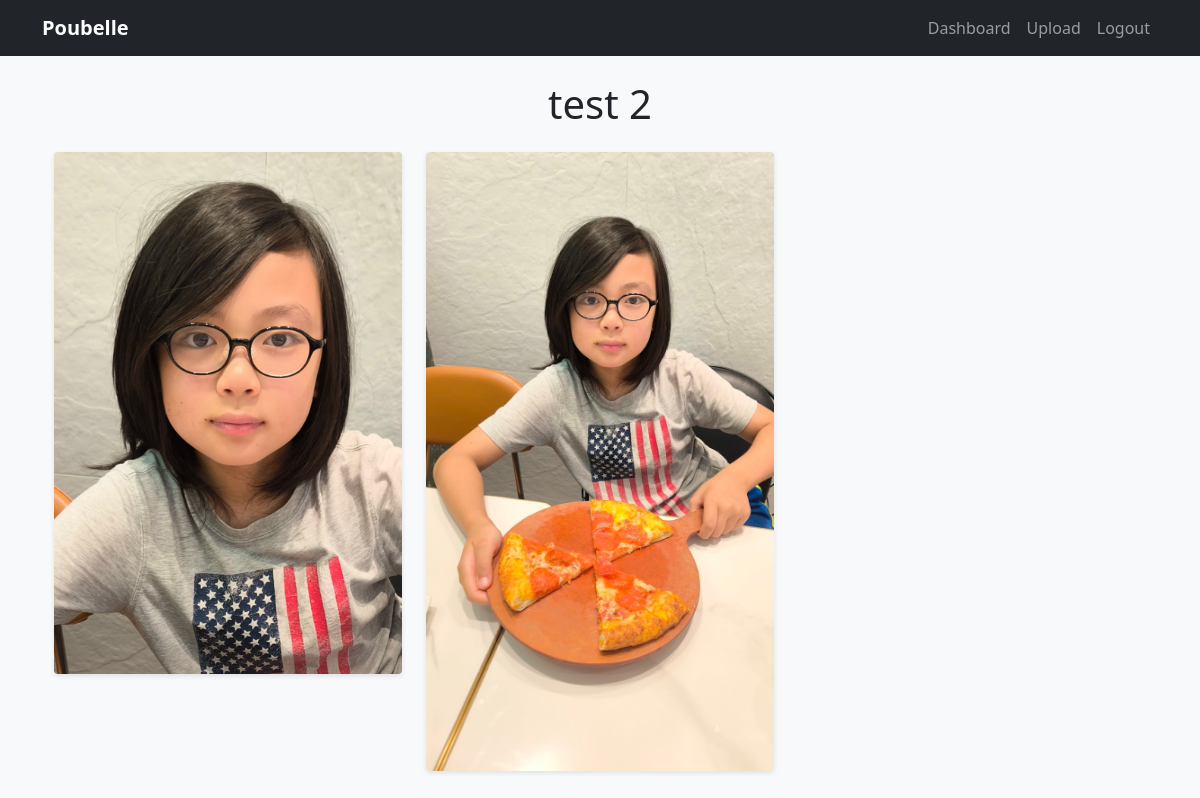
Page /s/0ev (signed in) on the committed database.
### app/models.py (models this page shows, shortened)
class ImageShare(db.Model):
    id = db.Column(db.Integer, primary_key=True)
    share_id = db.Column(db.String(3), unique=True, index=True)
    title = db.Column(db.String(100))
    password_hash = db.Column(db.String(128))
    created_at = db.Column(db.DateTime, default=datetime.utcnow)
    user_id = db.Column(db.Integer, db.ForeignKey('user.id'))
    images = db.relationship('Image', backref='share', lazy='dynamic', cascade='all, delete-orphan')

class Image(db.Model):
    id = db.Column(db.Integer, primary_key=True)
    filename = db.Column(db.String(100))
    original_filename = db.Column(db.String(100))
    uploaded_at = db.Column(db.DateTime, default=datetime.utcnow)
    share_id = db.Column(db.Integer, db.ForeignKey('image_share.id'))

### app/routes/share.py (the view, shortened to what this page needs)
@share.route('/s/<share_id>', methods=['GET', 'POST'])
def view(share_id):
    share = ImageShare.query.filter_by(share_id=share_id).first_or_404()
    if not share.password_hash:
        log = AccessLog(
            share_id=share.id,
            ip_address=request.remote_addr,
            user_agent=request.user_agent.string
        )
        db.session.add(log)
        db.session.commit()
        return render_template('share/view.html', share=share)

### app/templates/share/view.html (shortened to what this page needs)
{% extends "base.html" %}
{% block content %}
<div class="container">
    <h1 class="text-center mb-4">{{ share.title }}</h1>
    <div class="gallery">
        <div class="row">
            {% for image in share.images %}
            <div class="col-md-4 gallery-item">
                <a href="{{ url_for('static', filename='uploads/' + image.filename) }}" target="_blank">
                    <img src="{{ url_for('static', filename='uploads/' + image.filename) }}" alt="{{ image.original_filename }}" class="img-fluid">
                </a>
            </div>
            {% endfor %}
        </div>
    </div>
</div>
{% endblock %}

### app/static/css/style.css (style rules this page uses)
body { background-color: #f8f9fa; }
.gallery-item { margin-bottom: 20px; transition: transform 0.3s ease; }
.gallery-item img { width: 100%; border-radius: 4px; box-shadow: 0 2px 5px rgba(0,0,0,0.1); }

### app/templates/share/view.html (style rules this page uses)
.gallery { margin-top: 20px; }
.gallery-item { margin-bottom: 20px; }
.gallery-item img { width: 100%; border-radius: 4px; box-shadow: 0 2px 5px rgba(0,0,0,0.1); }

### rows in the picture
ImageShare: title "test 2"
Image: filename+original_filename (picture)
Image: filename+original_filename (picture)

### other values in the picture
{{ config.SITE_TITLE }} "Poubelle"
